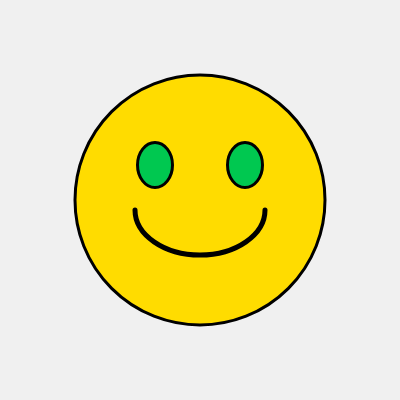
Frame 1 (no input)
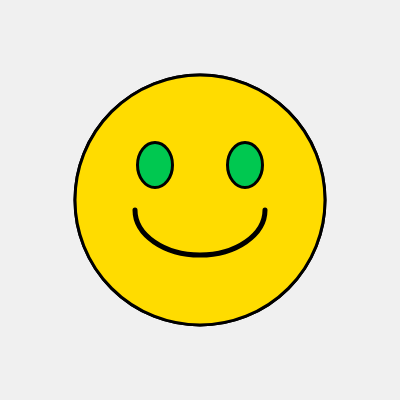
Frame 2 (the mouse pressed at the canvas centre, redrawn once)

The p5.js sketch that drew these frames (run headless with seeded random() and noise() and a simulated clock; the mouse was pressed at the canvas centre and the sketch redrawn once):

// p5.js sketch
// ── sketch.js

function setup() {
  createCanvas(400, 400);
  background(240);
  noLoop();
}

function draw() {
  fill(255, 220, 0);
  stroke(0);
  strokeWeight(3);
  ellipse(200, 200, 250, 250);

  fill(0, 200, 80);
  ellipse(155, 165, 35, 45);
  ellipse(245, 165, 35, 45);

  noFill();
  stroke(0);
  strokeWeight(5);
  arc(200, 210, 130, 90, 0, PI);
}
